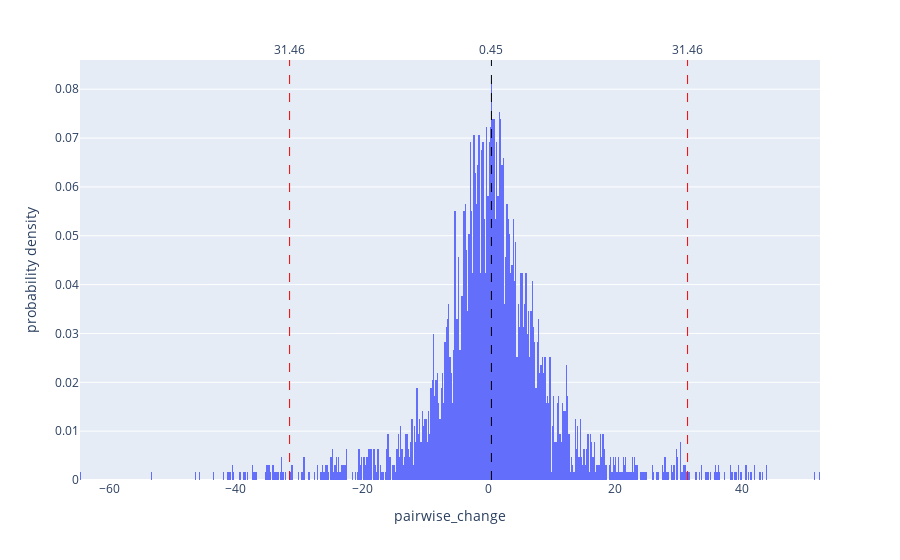

The notebook cell saved with this chart:
### Code cell
# Plot absolutely everything
fig = px.histogram(seg_change_df, x='pairwise_change', nbins=1000, histnorm='probability density')

# Get the mean
mean_value = np.mean(seg_change_df['pairwise_change'])
std_value = np.std(seg_change_df['pairwise_change'])

# Add a vertical line for the mean
fig.add_vline(x=mean_value, line_width=1, line_dash="dash", line_color="black", annotation_text=f"{mean_value:.2f}", annotation_position="top")
# Add a vertical line for std
fig.add_vline(x=std_value*3, line_width=1, line_dash="dash", line_color="red", annotation_text=f"{std_value*3:.2f}", annotation_position="top")
fig.add_vline(x=std_value*-3, line_width=1, line_dash="dash", line_color="red", annotation_text=f"{std_value*3:.2f}", annotation_position="top")

fig.show()

### Figure 1 — Plotly figure (JSON) as saved in the notebook; plotly's stock layout.template omitted (floating-point values rounded to 4 significant figures; data arrays with more than 128 entries replaced by an {"elided": "..."} marker saying what was removed)
{"data": [{"alignmentgroup": "True", "bingroup": "x", "histnorm": "probability density", "hovertemplate": "pairwise_change=%{x}<br>probability density=%{y}<extra></extra>", "legendgroup": "", "marker": {"color": "#636efa", "pattern": {"shape": ""}}, "name": "", "nbinsx": 1000, "offsetgroup": "", "orientation": "v", "showlegend": false, "type": "histogram", "x": {"elided": "3183 float values"}, "xaxis": "x", "yaxis": "y"}], "layout": {"annotations": [{"showarrow": false, "text": "0.45", "x": 0.4503, "xanchor": "center", "xref": "x", "y": 1, "yanchor": "bottom", "yref": "y domain"}, {"showarrow": false, "text": "31.46", "x": 31.46, "xanchor": "center", "xref": "x", "y": 1, "yanchor": "bottom", "yref": "y domain"}, {"showarrow": false, "text": "31.46", "x": -31.46, "xanchor": "center", "xref": "x", "y": 1, "yanchor": "bottom", "yref": "y domain"}], "barmode": "relative", "legend": {"tracegroupgap": 0}, "margin": {"t": 60}, "shapes": [{"line": {"color": "black", "dash": "dash", "width": 1}, "type": "line", "x0": 0.4503, "x1": 0.4503, "xref": "x", "y0": 0, "y1": 1, "yref": "y domain"}, {"line": {"color": "red", "dash": "dash", "width": 1}, "type": "line", "x0": 31.46, "x1": 31.46, "xref": "x", "y0": 0, "y1": 1, "yref": "y domain"}, {"line": {"color": "red", "dash": "dash", "width": 1}, "type": "line", "x0": -31.46, "x1": -31.46, "xref": "x", "y0": 0, "y1": 1, "yref": "y domain"}], "xaxis": {"anchor": "y", "domain": [0, 1], "title": {"text": "pairwise_change"}}, "yaxis": {"anchor": "x", "domain": [0, 1], "title": {"text": "probability density"}}}}
